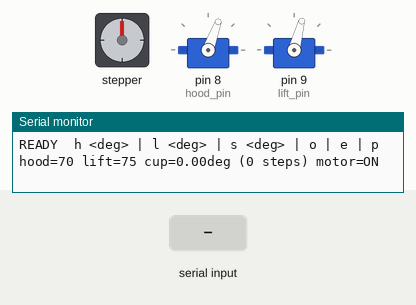
A sketch run on a simulated Arduino Uno, built with avr-gcc and run on an emulated ATmega328P. Parts: stepper motor, 2 × servo, the last lines printed to the serial monitor. Wiring (inferred from the names in the program): stepper motor driver (200 steps per turn assumed): step pin 2; direction pin 7; enable pin 6. The test bench sets the inputs (shaded band).

Above: at 1.2 s.
1.3 s: "h,45\n" received over Serial
At 2.2 s:
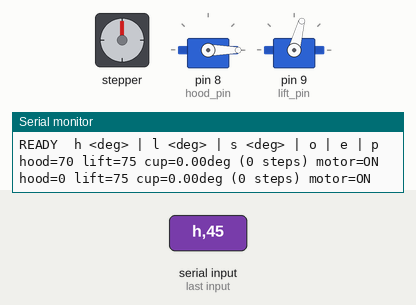
3.3 s: "h90\n" received over Serial
At 4.9 s:
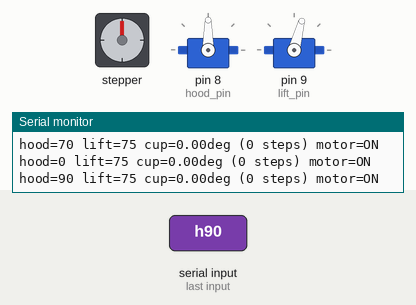
5.5 s: "l90\n" received over Serial
At 5.9 s:
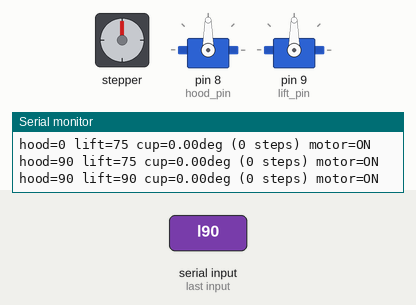
7.1 s: "l,45\n" received over Serial
At 9.0 s:
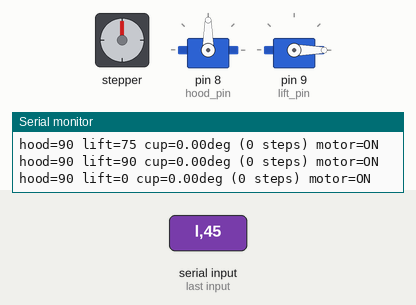
9.3 s: "h\n" received over Serial
At 10.6 s:
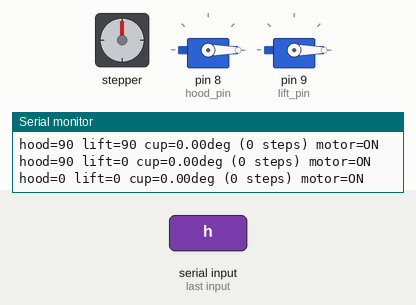
11.5 s: "l90\n" received over Serial
At 13.5 s:
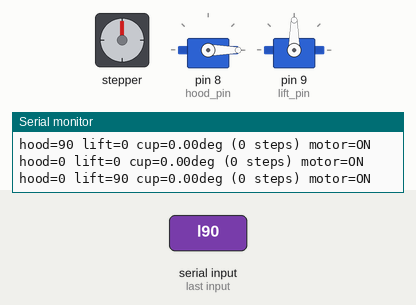
Timing chart, 0 to 14.7 s (numbered marks = the images above; inputs shaded):
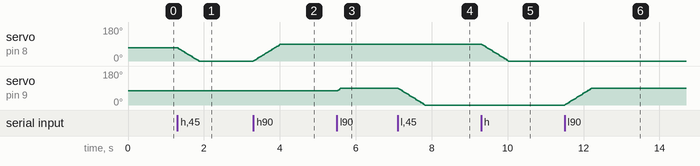

The sketch:

test_motors.ino
```cpp
// V5H 모터 단독 시험: 시리얼로 입력한 각도만큼 서보 2개·스텝모터를 움직인다.
// 핀은 v5/firmware/main 과 같다: 스텝 STEP=D2 DIR=D7 EN=D6 (A4988, 1/4 마이크로스텝), 후드 서보 D8, 리프터 서보 D9.
// 시리얼 모니터 115200, 줄 끝 "Newline".
//   h 75    후드 서보를 75°로 (천천히 이동)       본 펌웨어 값: CLOSE 140 · OPEN 70 · FLIP/LOAD 50
//   l 30    리프터 서보를 30°로 (천천히 이동)     본 펌웨어 값: 아래 75 · 위 140
//   s 90    스텝모터(컵)를 +90° (위에서 봐서 시계) / s -90 은 반시계. 1스텝 = 0.45°
//   o       스텝모터 전류 끔 (손으로 컵 돌리기)    / e  다시 켬
//   p       현재 값 출력
#include <Servo.h>

const uint8_t step_pin=2,dir_pin=7,en_pin=6;
const uint8_t hood_pin=8,lift_pin=9;
const int steps_per_rev=200*4;          // 200스텝 모터 × 1/4 마이크로스텝 = 800
const bool cw_level=HIGH;               // 본 펌웨어 CW_LEVEL: DIR 이 HIGH 면 위에서 봐서 시계
const unsigned int step_us=1500;        // 스텝 간격. 탈조하면 키운다

Servo hood,lift;
int hood_deg=70,lift_deg=75;             // 전원 켤 때 이 각도로 붙는다 (본 펌웨어 시작 자세)
long cup_steps=0;
bool motor_on=true;

void servo_to(Servo* sv,int* cur,int target){
  if(target<0) target=0;
  if(target>180) target=180;
  int d=1;
  if(target<*cur) d=-1;
  while(*cur!=target){
    *cur+=d;
    sv->write(*cur);
    delay(8);                           // 1°/8 ms ≈ 125°/s, 부딪혀도 세게 안 치게
  }
}

void cup_turn(float deg){
  long n=lround(deg*steps_per_rev/360.0);
  if(n==0) return;
  if(!motor_on){ digitalWrite(en_pin,LOW); motor_on=true; delay(5); }
  if(n>0) digitalWrite(dir_pin,cw_level);
  else digitalWrite(dir_pin,!cw_level);
  long cnt=labs(n);
  for(long i=0;i<cnt;i++){
    digitalWrite(step_pin,HIGH);
    delayMicroseconds(4);
    digitalWrite(step_pin,LOW);
    delayMicroseconds(step_us);
  }
  cup_steps+=n;
}

void print_state(){
  Serial.print(F("hood="));Serial.print(hood_deg);
  Serial.print(F(" lift="));Serial.print(lift_deg);
  Serial.print(F(" cup="));Serial.print(cup_steps*360.0/steps_per_rev,2);
  Serial.print(F("deg ("));Serial.print(cup_steps);Serial.print(F(" steps)"));
  if(motor_on) Serial.println(F(" motor=ON"));
  else Serial.println(F(" motor=OFF"));
}

void setup(){
  Serial.begin(115200);
  pinMode(step_pin,OUTPUT);
  pinMode(dir_pin,OUTPUT);
  pinMode(en_pin,OUTPUT);
  digitalWrite(en_pin,LOW);             // A4988 EN 은 LOW 가 켜짐
  hood.write(hood_deg);                 // attach 전에 각도를 정해 두면 붙는 순간 90°로 튀지 않는다
  lift.write(lift_deg);
  hood.attach(hood_pin);
  lift.attach(lift_pin);
  Serial.println(F("READY  h <deg> | l <deg> | s <deg> | o | e | p"));
  print_state();
}

void loop(){
  if(!Serial.available()) return;
  String line=Serial.readStringUntil('\n');
  line.trim();
  if(line.length()==0) return;
  char c=tolower(line.charAt(0));
  float v=line.substring(1).toFloat();
  if(c=='h') servo_to(&hood,&hood_deg,(int)v);
  else if(c=='l') servo_to(&lift,&lift_deg,(int)v);
  else if(c=='s') cup_turn(v);
  else if(c=='o'){ digitalWrite(en_pin,HIGH); motor_on=false; }
  else if(c=='e'){ digitalWrite(en_pin,LOW); motor_on=true; }
  else if(c!='p'){ Serial.println(F("ERR  h <deg> | l <deg> | s <deg> | o | e | p")); return; }
  print_state();
}
```

Measured:
- after the input at 1.3 s, servo on pin 8 (hood_pin): moves from 70° to 0° over 0.56 s, starting at once
- after the input at 3.3 s, servo on pin 8 (hood_pin): moves from 0° to 90° over 0.72 s, starting at once
- after the input at 5.5 s, servo on pin 9 (lift_pin): 75° → 90° at once
- after the input at 7.1 s, servo on pin 9 (lift_pin): moves from 90° to 0° over 0.72 s, starting at once
- after the input at 9.3 s, servo on pin 8 (hood_pin): moves from 90° to 0° over 0.72 s, starting at once
- after the input at 11.5 s, servo on pin 9 (lift_pin): moves from 0° to 90° over 0.72 s, starting at once
